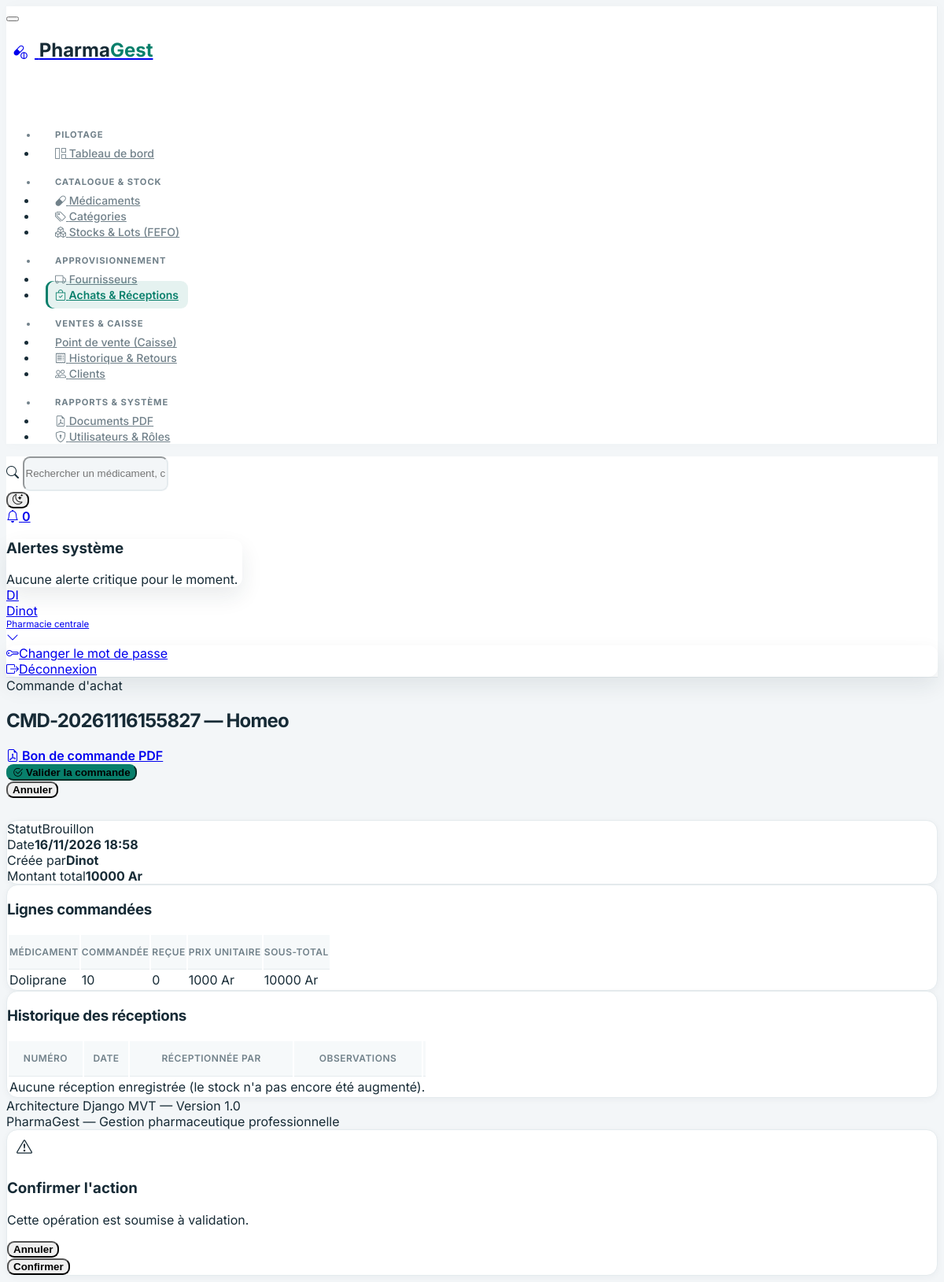
The page /achats/1/ (signed in) on the database its author committed.
### utilisateurs/models.py (models this page shows, shortened)
class Utilisateur(AbstractUser):
    ROLE_ADMIN = 'ADMIN'
    ROLE_PHARMACIEN = 'PHARMACIEN'
    ROLE_GESTIONNAIRE_STOCK = 'GESTIONNAIRE_STOCK'
    ROLE_CAISSIER = 'CAISSIER'
    ROLE_RESPONSABLE_GESTION = 'RESPONSABLE_GESTION'
    ROLE_CHOICES = [
        (ROLE_ADMIN, 'Administrateur'),
        (ROLE_PHARMACIEN, 'Pharmacien responsable'),
        (ROLE_GESTIONNAIRE_STOCK, 'Gestionnaire de stock'),
        (ROLE_CAISSIER, 'Caissier'),
        (ROLE_RESPONSABLE_GESTION, 'Responsable de gestion'),
    ]
    role = models.CharField(
        max_length=30,
        choices=ROLE_CHOICES,
        default=ROLE_CAISSIER,
        verbose_name='Rôle principal',
    )
    telephone = models.CharField(max_length=20, blank=True, verbose_name='Téléphone')
    class Meta:
        verbose_name = 'Utilisateur'
        verbose_name_plural = 'Utilisateurs'
        ordering = ['username']

### achats/models.py (models this page shows, shortened)
class CommandeAchat(models.Model):
    STATUT_BROUILLON = 'BROUILLON'
    STATUT_COMMANDEE = 'COMMANDEE'
    STATUT_PARTIELLE = 'PARTIELLE'
    STATUT_RECUE = 'RECUE'
    STATUT_ANNULEE = 'ANNULEE'
    STATUT_CHOICES = [
        (STATUT_BROUILLON, 'Brouillon'),
        (STATUT_COMMANDEE, 'Commandée'),
        (STATUT_PARTIELLE, 'Partiellement réceptionnée'),
        (STATUT_RECUE, 'Entièrement réceptionnée'),
        (STATUT_ANNULEE, 'Annulée'),
    ]
    numero = models.CharField(max_length=50, unique=True, verbose_name='Numéro de commande')
    fournisseur = models.ForeignKey(
        'fournisseurs.Fournisseur',
        on_delete=models.PROTECT,
        related_name='commandes',
        verbose_name='Fournisseur',
    )
    utilisateur = models.ForeignKey(
        settings.AUTH_USER_MODEL,
        on_delete=models.PROTECT,
        related_name='commandes_achat',
        verbose_name='Créée par',
    )
    date_commande = models.DateTimeField(auto_now_add=True, verbose_name='Date de commande')
    statut = models.CharField(
        max_length=20,
        choices=STATUT_CHOICES,
        default=STATUT_BROUILLON,
        verbose_name='Statut',
    )
    montant_total = models.DecimalField(
        max_digits=14,
        decimal_places=2,
        default=Decimal('0.00'),
        verbose_name='Montant total',
    )
    notes = models.TextField(blank=True, verbose_name='Notes')
    class Meta:
        verbose_name = "Commande d'achat"
        verbose_name_plural = "Commandes d'achat"
        ordering = ['-date_commande']

class LigneAchat(models.Model):
    commande = models.ForeignKey(
        CommandeAchat,
        on_delete=models.CASCADE,
        related_name='lignes',
        verbose_name='Commande',
    )
    medicament = models.ForeignKey(
        'medicaments.Medicament',
        on_delete=models.PROTECT,
        related_name='lignes_achat',
        verbose_name='Médicament',
    )
    quantite_commandee = models.PositiveIntegerField(
        validators=[MinValueValidator(1)],
        verbose_name='Quantité commandée',
    )
    quantite_recue = models.PositiveIntegerField(default=0, verbose_name='Quantité reçue')
    prix_unitaire_achat = models.DecimalField(
        max_digits=12,
        decimal_places=2,
        validators=[MinValueValidator(Decimal('0.01'))],
        verbose_name="Prix unitaire d'achat",
    )
    sous_total = models.DecimalField(
        max_digits=14,
        decimal_places=2,
        default=Decimal('0.00'),
        verbose_name='Sous-total',
    )
    class Meta:
        verbose_name = "Ligne d'achat"
        verbose_name_plural = "Lignes d'achat"

### fournisseurs/models.py (models this page shows, shortened)
class Fournisseur(models.Model):
    raison_sociale = models.CharField(max_length=180, verbose_name='Raison sociale')
    adresse = models.TextField(blank=True, verbose_name='Adresse')
    telephone = models.CharField(max_length=30, verbose_name='Téléphone')
    email = models.EmailField(blank=True, verbose_name='Adresse e-mail')
    numero_fiscal = models.CharField(
        max_length=80,
        blank=True,
        verbose_name='Numéro fiscal (NIF / STAT)',
    )
    contact_principal = models.CharField(max_length=120, blank=True, verbose_name='Contact principal')
    actif = models.BooleanField(default=True, verbose_name='Actif')
    date_creation = models.DateTimeField(auto_now_add=True, verbose_name='Date de création')
    class Meta:
        verbose_name = 'Fournisseur'
        verbose_name_plural = 'Fournisseurs'
        ordering = ['raison_sociale']

### medicaments/models.py (models this page shows, shortened)
class Medicament(models.Model):
    STATUT_ACTIF = 'ACTIF'
    STATUT_ARCHIVE = 'ARCHIVE'
    STATUT_CHOICES = [
        (STATUT_ACTIF, 'Actif'),
        (STATUT_ARCHIVE, 'Archivé'),
    ]
    nom_commercial = models.CharField(max_length=180, verbose_name='Nom commercial')
    denomination_generique = models.CharField(
        max_length=180,
        blank=True,
        verbose_name='Dénomination générique (DCI)',
    )
    categorie = models.ForeignKey(
        Categorie,
        on_delete=models.PROTECT,
        related_name='medicaments',
        verbose_name='Catégorie',
    )
    forme_pharmaceutique = models.CharField(max_length=80, verbose_name='Forme pharmaceutique')
    dosage = models.CharField(max_length=80, verbose_name='Dosage')
    laboratoire = models.CharField(max_length=150, blank=True, verbose_name='Laboratoire')
    code_barres = models.CharField(
        max_length=64,
        unique=True,
        null=True,
        blank=True,
        verbose_name='Code-barres',
    )
    photo = models.ImageField(
        upload_to='medicaments/',
        null=True,
        blank=True,
        verbose_name='Photo',
    )
    prix_achat = models.DecimalField(
        max_digits=12,
        decimal_places=2,
        validators=[MinValueValidator(Decimal('0.01'))],
        verbose_name="Prix d'achat",
    )
    prix_vente = models.DecimalField(
        max_digits=12,
        decimal_places=2,
        validators=[MinValueValidator(Decimal('0.01'))],
        verbose_name='Prix de vente',
    )
    seuil_alerte = models.PositiveIntegerField(default=10, verbose_name="Seuil d'alerte")
    statut = models.CharField(
        max_length=20,
        choices=STATUT_CHOICES,
        default=STATUT_ACTIF,
        verbose_name='Statut',
    )
    date_creation = models.DateTimeField(auto_now_add=True, verbose_name='Date de création')
    date_modification = models.DateTimeField(auto_now=True, verbose_name='Dernière modification')
    class Meta:
        verbose_name = 'Médicament'
        verbose_name_plural = 'Médicaments'
        ordering = ['nom_commercial']

### achats/views.py (the view)
# urls.py: path('<int:pk>/', views.achat_detail, name='achat_detail'),
@login_required
@permission_required('achats.view_commandeachat', raise_exception=True)
def achat_detail(request, pk):
    commande = get_object_or_404(
        CommandeAchat.objects.select_related('fournisseur', 'utilisateur'),
        pk=pk,
    )
    lignes = commande.lignes.select_related('medicament').all()
    receptions = commande.receptions.select_related('utilisateur').all()
    return render(request, 'achats/detail.html', {
        'commande': commande,
        'lignes': lignes,
        'receptions': receptions,
    })

### templates/achats/detail.html (shortened to what this page needs)
{% extends 'base.html' %}
{% block page_pretitle %}Commande d'achat{% endblock %}
{% block page_title %}{{ commande.numero }} — {{ commande.fournisseur.raison_sociale }}{% endblock %}
{% block page_actions %}
<div class="btn-list">
    <a href="{% url 'commande_achat_pdf' commande.pk %}" class="btn btn-outline-primary"><i class="bi bi-file-earmark-pdf me-1"></i> Bon de commande PDF</a>
    {% if commande.statut == 'BROUILLON' %}
    <form method="post" action="{% url 'achats:achat_valider' commande.pk %}">
        <button type="submit" class="btn btn-primary"><i class="bi bi-check2-circle me-1"></i> Valider la commande</button>
    </form>
    {% endif %}
    {% if commande.statut == 'BROUILLON' or commande.statut == 'COMMANDEE' %}
    <button type="button" class="btn btn-outline-danger"
        data-bs-toggle="modal" data-bs-target="#pgConfirmModal"
        data-confirm-title="Annuler la commande"
        data-confirm-message="Confirmer l'annulation de la commande {{ commande.numero }} ?"
        data-confirm-url="{% url 'achats:achat_annuler' commande.pk %}">
        Annuler
    </button>
    {% endif %}
</div>
{% endblock %}
{% block content %}
<div class="card pg-card mb-4">
    <div class="card-body d-flex flex-wrap gap-4 justify-content-between">
        <div><span class="text-secondary small d-block">Statut</span><span class="badge bg-primary-lt text-primary fs-5">{{ commande.get_statut_display }}</span></div>
        <div><span class="text-secondary small d-block">Date</span><strong>{{ commande.date_commande|date:"d/m/Y H:i" }}</strong></div>
        <div><span class="text-secondary small d-block">Créée par</span><strong>{{ commande.utilisateur.username }}</strong></div>
        <div><span class="text-secondary small d-block">Montant total</span><strong class="fs-3 text-primary">{{ commande.montant_total|floatformat:0 }} Ar</strong></div>
    </div>
</div>
<div class="card pg-card mb-4">
    <div class="card-header"><h3 class="card-title">Lignes commandées</h3></div>
    <div class="table-responsive">
        <table class="table table-vcenter card-table pg-table">
            <thead>
                <tr><th>Médicament</th><th>Commandée</th><th>Reçue</th><th>Prix unitaire</th><th>Sous-total</th></tr>
            </thead>
            <tbody>
                {% for l in lignes %}
                <tr>
                    <td class="fw-semibold">{{ l.medicament.nom_commercial }}</td>
                    <td>{{ l.quantite_commandee }}</td>
                    <td>{{ l.quantite_recue }}</td>
                    <td>{{ l.prix_unitaire_achat|floatformat:0 }} Ar</td>
                    <td class="fw-bold">{{ l.sous_total|floatformat:0 }} Ar</td>
                </tr>
                {% endfor %}
            </tbody>
        </table>
    </div>
</div>
<div class="card pg-card">
    <div class="card-header"><h3 class="card-title">Historique des réceptions</h3></div>
    <div class="table-responsive">
        <table class="table table-vcenter card-table pg-table">
            <thead><tr><th>Numéro</th><th>Date</th><th>Réceptionnée par</th><th>Observations</th><th></th></tr></thead>
            <tbody>
                {% for r in receptions %}
                <tr>
                    <td class="fw-semibold">{{ r.numero }}</td>
                    <td>{{ r.date_reception|date:"d/m/Y H:i" }}</td>
                    <td>{{ r.utilisateur.username }}</td>
                    <td>{{ r.observations|default:"—" }}</td>
                    <td class="text-end"><a href="{% url 'reception_pdf' r.pk %}" class="btn btn-sm btn-outline-primary">Bon PDF</a></td>
                </tr>
                {% empty %}
                <tr><td colspan="5" class="text-center py-4 text-secondary">Aucune réception enregistrée (le stock n'a pas encore été augmenté).</td></tr>
                {% endfor %}
            </tbody>
        </table>
    </div>
</div>
{% endblock %}

### templates/includes/navbar.html (shortened to what this page needs)
<header class="navbar navbar-expand-md d-none d-lg-flex d-print-none pg-navbar sticky-top">
    <div class="container-xl">
        <div class="navbar-nav flex-row align-items-center w-100">
            <form action="{% url 'medicaments:medicament_list' %}" method="get" class="d-flex flex-grow-1 me-4" style="max-width: 420px;">
                <div class="input-icon w-100">
                    <span class="input-icon-addon"><i class="bi bi-search"></i></span>
                    <input type="text" name="q" class="form-control form-control-sm" placeholder="Rechercher un médicament, code-barres, lot...">
                </div>
            </form>
            <div class="ms-auto d-flex align-items-center gap-2">
                <button type="button" id="pg-theme-toggle" class="btn btn-icon btn-ghost-secondary" title="Changer de thème">
                    <i id="pg-theme-icon" class="bi bi-moon-stars"></i>
                </button>
                <div class="nav-item dropdown">
                    <a href="#" class="btn btn-icon btn-ghost-secondary position-relative" data-bs-toggle="dropdown" aria-label="Notifications">
                        <i class="bi bi-bell"></i>
                        <span class="badge bg-danger badge-pill badge-notification">0</span>
                    </a>
                    <div class="dropdown-menu dropdown-menu-end dropdown-menu-card" style="width: 300px;">
                        <div class="card border-0">
                            <div class="card-header py-2">
                                <h3 class="card-title fs-5">Alertes système</h3>
                            </div>
                            <div class="card-body py-3 text-center text-secondary small">
                                Aucune alerte critique pour le moment.
                            </div>
                        </div>
                    </div>
                </div>
                <div class="nav-item dropdown ps-2">
                    <a href="#" class="nav-link d-flex lh-1 text-reset p-0 align-items-center gap-2" data-bs-toggle="dropdown">
                        <span class="avatar avatar-sm rounded-circle bg-primary-lt text-primary fw-bold">
                            {% if request.user.is_authenticated %}
                                {{ request.user.username|slice:":2"|upper }}
                            {% else %}
                                PG
                            {% endif %}
                        </span>
                        <div class="d-none d-xl-block">
                            <div class="fw-semibold small">
                                {% if request.user.is_authenticated %}{{ request.user.username }}{% else %}Session invité{% endif %}
                            </div>
                            <div class="text-muted" style="font-size: 0.72rem;">Pharmacie centrale</div>
                        </div>
                        <i class="bi bi-chevron-down small text-muted"></i>
                    </a>
                    <div class="dropdown-menu dropdown-menu-end dropdown-menu-arrow">
                        <a href="{% url 'password_change' %}" class="dropdown-item"><i class="bi bi-key me-2"></i>Changer le mot de passe</a>
                        <a href="{% url 'logout' %}" class="dropdown-item text-danger"><i class="bi bi-box-arrow-right me-2"></i>Déconnexion</a>
                    </div>
                </div>
            </div>
        </div>
    </div>
</header>

### rows shown on the page
Utilisateur: user.username "DI", user.username "Dinot"
CommandeAchat: numero "CMD-20261116155827", fournisseur.raison_sociale "Homeo", statut "Brouillon", date_commande "16/11/2026 18:58", utilisateur.username "Dinot", montant_total "10000"
LigneAchat: medicament.nom_commercial "Doliprane", quantite_commandee "10", quantite_recue "0", prix_unitaire_achat "1000", sous_total "10000"
